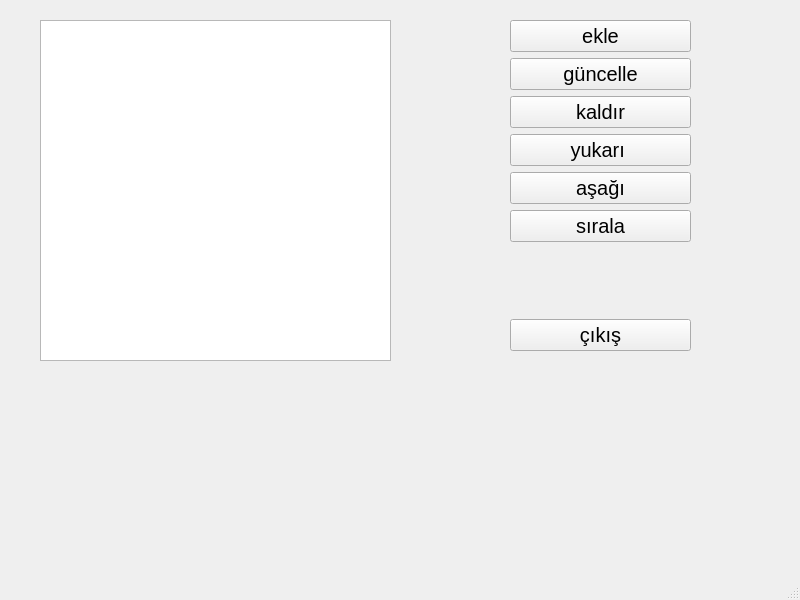
<?xml version="1.0" encoding="UTF-8"?>
<ui version="4.0">
 <class>MainWindow</class>
 <widget class="QMainWindow" name="MainWindow">
  <property name="geometry">
   <rect>
    <x>0</x>
    <y>0</y>
    <width>800</width>
    <height>600</height>
   </rect>
  </property>
  <property name="windowTitle">
   <string>MainWindow</string>
  </property>
  <widget class="QWidget" name="centralwidget">
   <widget class="QListWidget" name="listWidget">
    <property name="geometry">
     <rect>
      <x>40</x>
      <y>20</y>
      <width>351</width>
      <height>341</height>
     </rect>
    </property>
    <property name="font">
     <font>
      <pointsize>20</pointsize>
     </font>
    </property>
   </widget>
   <widget class="QWidget" name="">
    <property name="geometry">
     <rect>
      <x>510</x>
      <y>20</y>
      <width>181</width>
      <height>331</height>
     </rect>
    </property>
    <property name="font">
     <font>
      <pointsize>15</pointsize>
     </font>
    </property>
    <layout class="QVBoxLayout" name="verticalLayout">
     <item>
      <widget class="QPushButton" name="pushButton">
       <property name="font">
        <font>
         <pointsize>15</pointsize>
        </font>
       </property>
       <property name="text">
        <string>ekle</string>
       </property>
      </widget>
     </item>
     <item>
      <widget class="QPushButton" name="pushButton_2">
       <property name="font">
        <font>
         <pointsize>15</pointsize>
        </font>
       </property>
       <property name="text">
        <string>güncelle</string>
       </property>
      </widget>
     </item>
     <item>
      <widget class="QPushButton" name="pushButton_3">
       <property name="font">
        <font>
         <pointsize>15</pointsize>
        </font>
       </property>
       <property name="text">
        <string>kaldır</string>
       </property>
      </widget>
     </item>
     <item>
      <widget class="QPushButton" name="pushButton_4">
       <property name="font">
        <font>
         <pointsize>15</pointsize>
        </font>
       </property>
       <property name="text">
        <string>yukarı </string>
       </property>
      </widget>
     </item>
     <item>
      <widget class="QPushButton" name="pushButton_5">
       <property name="font">
        <font>
         <pointsize>15</pointsize>
        </font>
       </property>
       <property name="text">
        <string>aşağı</string>
       </property>
      </widget>
     </item>
     <item>
      <widget class="QPushButton" name="pushButton_6">
       <property name="font">
        <font>
         <pointsize>15</pointsize>
        </font>
       </property>
       <property name="text">
        <string>sırala</string>
       </property>
      </widget>
     </item>
     <item>
      <spacer name="verticalSpacer">
       <property name="font">
        <font>
         <pointsize>15</pointsize>
        </font>
       </property>
       <property name="orientation">
        <enum>Qt::Vertical</enum>
       </property>
       <property name="sizeHint" stdset="0">
        <size>
         <width>20</width>
         <height>40</height>
        </size>
       </property>
      </spacer>
     </item>
     <item>
      <widget class="QPushButton" name="pushButton_7">
       <property name="font">
        <font>
         <pointsize>15</pointsize>
        </font>
       </property>
       <property name="text">
        <string>çıkış</string>
       </property>
      </widget>
     </item>
    </layout>
   </widget>
  </widget>
  <widget class="QMenuBar" name="menubar">
   <property name="geometry">
    <rect>
     <x>0</x>
     <y>0</y>
     <width>800</width>
     <height>21</height>
    </rect>
   </property>
  </widget>
  <widget class="QStatusBar" name="statusbar"/>
 </widget>
 <resources/>
 <connections/>
</ui>
